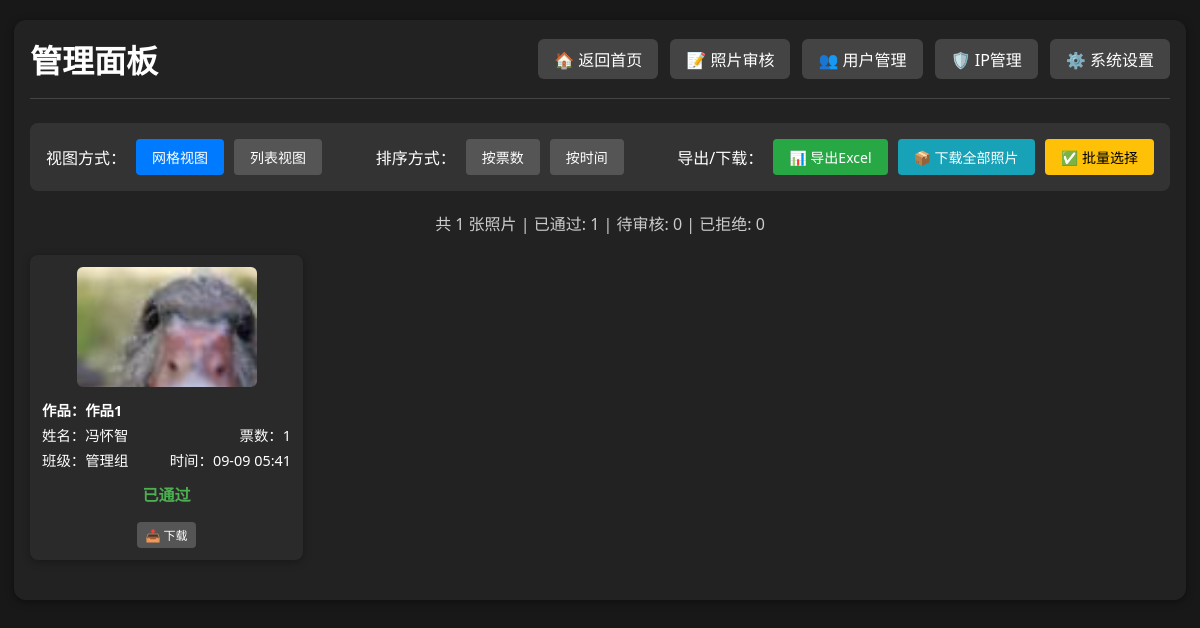
The page /admin (signed in) on the database its author committed.
### app.py (models this page shows)
class Photo(db.Model):
    id = db.Column(db.Integer, primary_key=True)
    url = db.Column(db.String(128))
    thumb_url = db.Column(db.String(128))
    title = db.Column(db.String(100), nullable=True)  # 作品名称
    class_name = db.Column(db.String(32))
    student_name = db.Column(db.String(32))
    vote_count = db.Column(db.Integer, default=0)
    user_id = db.Column(db.Integer, db.ForeignKey('user.id'), nullable=False)
    status = db.Column(db.Integer, default=0)  # 0=待审核, 1=已通过, 2=已拒绝
    created_at = db.Column(db.DateTime, default=db.func.current_timestamp())
    votes = db.relationship('Vote', backref='photo', lazy=True)

### app.py (the view)
@app.route('/admin')
@admin_required
def admin():
    all_photos = Photo.query.order_by(Photo.vote_count.desc()).all()
    return render_template('admin.html', all_photos=all_photos)

### app.py (called while the page is built)
def admin_required(f):
    @wraps(f)
    def decorated_function(*args, **kwargs):
        if 'user_id' not in session:
            return redirect(url_for('login'))
        user = User.query.get(session['user_id'])
        if not user or not user.is_active:
            session.clear()  # 清除session
            flash('账户已被禁用，请联系管理员')
            return redirect(url_for('login'))
        elif user.role < 2:
            flash('需要管理员权限')
            return redirect(url_for('index'))
        return f(*args, **kwargs)
    return decorated_function

### templates/admin.html (shortened to what this page needs)
<!DOCTYPE html>
<html lang="zh-cn">
<head>
</head>
<body>
    <div class="container">
        <div class="header">
            <h1 class="title">管理面板</h1>
            <div class="nav-links">
                <a href="{{ url_for('index') }}" class="nav-btn">🏠 返回首页</a>
                <a href="{{ url_for('admin_review') }}" class="nav-btn">📝 照片审核</a>
                <a href="{{ url_for('manage_users') }}" class="nav-btn">👥 用户管理</a>
                <a href="{{ url_for('ip_management') }}" class="nav-btn">🛡️ IP管理</a>
                <a href="{{ url_for('settings') }}" class="nav-btn">⚙️ 系统设置</a>
            </div>
        </div>
        <div class="controls">
            <div class="view-controls">
                <span>视图方式：</span>
                <button class="btn active" onclick="switchView('grid')">网格视图</button>
                <button class="btn" onclick="switchView('list')">列表视图</button>
            </div>
            <div class="sort-controls">
                <span>排序方式：</span>
                <button class="btn active" onclick="sortPhotos('votes')">按票数</button>
                <button class="btn" onclick="sortPhotos('time')">按时间</button>
            </div>
            <div class="export-controls">
                <span>导出/下载：</span>
                <a href="{{ url_for('export_excel') }}" class="btn btn-success">📊 导出Excel</a>
                <a href="{{ url_for('download_all_photos') }}" class="btn btn-info">📦 下载全部照片</a>
                <button class="btn btn-warning" onclick="toggleBatchMode()">✅ 批量选择</button>
            </div>
        </div>
        <div class="stats">
            共 {{ all_photos|length }} 张照片 |
            已通过: {{ all_photos|selectattr("status", "equalto", 1)|list|length }} |
            待审核: {{ all_photos|selectattr("status", "equalto", 0)|list|length }} |
            已拒绝: {{ all_photos|selectattr("status", "equalto", 2)|list|length }}
        </div>
        <div id="grid-view" class="photo-grid">
            {% for photo in all_photos %}
            <div class="photo-item" data-votes="{{ photo.vote_count }}" data-time="{{ photo.created_at.timestamp() if photo.created_at else 0 }}">
                <img src="{{ photo.thumb_url }}" alt="参赛照片" onclick="showModal('{{ photo.url }}')">
                <div class="photo-info">
                    {% if photo.title %}
                    <div class="photo-info-row">
                        <span style="font-weight: bold; color: #fff;">作品：{{ photo.title }}</span>
                    </div>
                    {% endif %}
                    <div class="photo-info-row">
                        <span>姓名：{{ photo.student_name }}</span>
                        <span>票数：{{ photo.vote_count }}</span>
                    </div>
                    <div class="photo-info-row">
                        <span>班级：{{ photo.class_name }}</span>
                        <span>时间：{{ photo.created_at.strftime('%m-%d %H:%M') if photo.created_at else '' }}</span>
                    </div>
                </div>
                <div class="photo-status">
                    {% if photo.status == 0 %}
                        <span class="status-pending">待审核</span>
                    {% elif photo.status == 1 %}
                        <span class="status-approved">已通过</span>
                    {% else %}
                        <span class="status-rejected">已拒绝</span>
                    {% endif %}
                </div>
                <div style="margin-top: 8px;">
                    <a href="{{ url_for('download_photo', photo_id=photo.id) }}" class="btn" style="font-size: 12px; padding: 4px 8px;">📥 下载</a>
                </div>
            </div>
            {% endfor %}
        </div>
    </div>
</body>
</html>

### templates/admin.html (style rules this page uses)
body { background: #181818; color: #fff; font-family: 'Segoe UI', Arial, sans-serif; margin: 0; padding: 0; }
.container { max-width: 1400px; margin: 32px auto; padding: 16px; background: #222; border-radius: 12px; box-shadow: 0 2px 8px #0006; }
.header { display: flex; justify-content: space-between; align-items: center; margin-bottom: 24px; padding-bottom: 16px; border-bottom: 1px solid #444; flex-wrap: wrap; gap: 16px; }
.title { font-size: clamp(1.5rem, 4vw, 2rem); margin: 0; }
.nav-links { display: flex; gap: 12px; flex-wrap: wrap; }
.nav-btn { padding: 8px 16px; background: #444; color: #fff; text-decoration: none; border-radius: 6px; transition: background 0.2s; white-space: nowrap; }
.controls { display: flex; justify-content: space-between; align-items: center; margin-bottom: 20px; padding: 16px; background: #333; border-radius: 8px; flex-wrap: wrap; gap: 16px; }
.view-controls { display: flex; gap: 10px; align-items: center; flex-wrap: wrap; }
.sort-controls { display: flex; gap: 10px; align-items: center; flex-wrap: wrap; }
.export-controls { display: flex; gap: 10px; align-items: center; flex-wrap: wrap; }
.btn { padding: 8px 16px; border: none; border-radius: 4px; cursor: pointer; background: #555; color: white; transition: background 0.2s; text-decoration: none; display: inline-block; font-size: 14px; }
.btn:hover, .btn.active { background: #777; }
.btn.active { background: #007bff; }
.btn-success { background: #28a745; }
.btn-warning { background: #ffc107; color: #000; }
.btn-info { background: #17a2b8; }
.stats { text-align: center; margin-bottom: 20px; color: #ccc; }
.photo-grid { display: grid; grid-template-columns: repeat(auto-fill, minmax(280px, 1fr)); gap: 18px; margin-bottom: 24px; }
.photo-item { background: #2a2a2a; border-radius: 8px; padding: 12px; box-shadow: 0 2px 8px rgba(0,0,0,0.3); display: flex; flex-direction: column; align-items: center; transition: transform 0.2s; }
.photo-item img { width: 100%; max-width: 180px; max-height: 120px; border-radius: 6px; cursor: pointer; margin-bottom: 12px; object-fit: cover; }
.photo-info { width: 100%; margin-bottom: 8px; }
.photo-info-row { display: flex; justify-content: space-between; margin-bottom: 4px; font-size: 0.9rem; }
.photo-status { width: 100%; text-align: center; margin-bottom: 8px; }
.status-approved { color: #4caf50; font-weight: bold; }
@media (max-width: 1200px) { .container { max-width: 95%; margin: 20px auto; } }
@media (max-width: 1200px) { .photo-grid { grid-template-columns: repeat(auto-fill, minmax(250px, 1fr)); gap: 16px; } }

### rows shown on the page
Photo: thumb_url (picture), title "作品1", student_name "冯怀智", vote_count "1", class_name "管理组", created_at "09-09 05:41", status "已通过"

### other values the page prints
{{ all_photos|length }} "1"
{{ all_photos|selectattr("status", "equalto", 1)|list|length }} "1"
{{ all_photos|selectattr("status", "equalto", 0)|list|length }} "0"
{{ all_photos|selectattr("status", "equalto", 2)|list|length }} "0"
